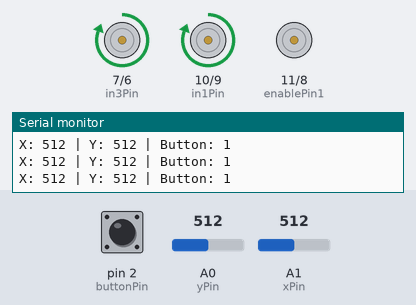
The sketch below on a simulated Arduino Uno, built with avr-gcc and run on an emulated ATmega328P. Shown: motor-driver pin pairs drawn as motors (green arrow = first pin HIGH = forward, orange = second pin HIGH = backward, longer = more drive), the last lines printed to the serial monitor. The test bench sets the inputs (shaded band); at power-on: A0 (yPin) = 512, A1 (xPin) = 512, pin 2 (buttonPin) HIGH.

Above: at 1.2 s.
1.3 s: A0 (yPin) set to 527
At 2.1 s:
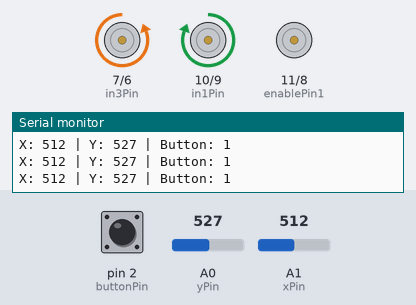
2.9 s: A1 (xPin) set to 522
At 3.9 s:
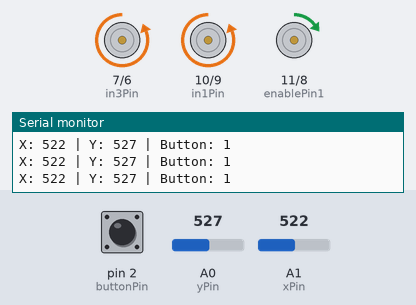
4.5 s: pin 2 (buttonPin) pulled LOW for 0.15 s
At 6.0 s:
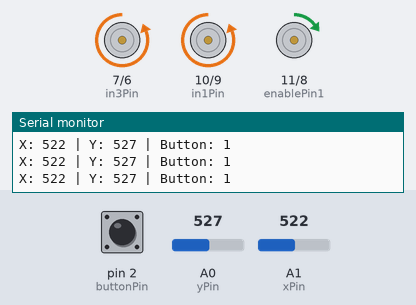
6.3 s: A1 (xPin) set to 511
At 7.6 s:
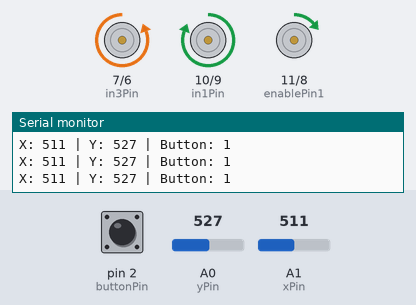
7.9 s: A0 (yPin) set to 511
At 9.2 s:
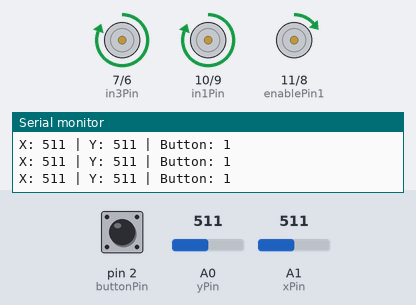
9.5 s: A1 (xPin) set to 306
At 10.1 s:
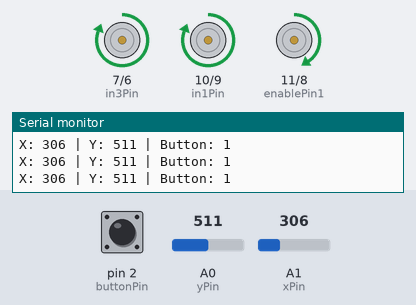
Timing chart, 0 to 12.1 s (numbered marks = the images above; inputs shaded):
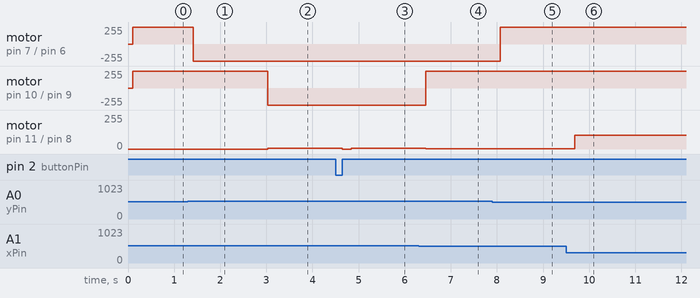

The sketch:

joystick_oled_motor.ino
```cpp
// joystick
int xPin = A1;
int yPin = A0;
int buttonPin = 2;

int xPosition = 0;
int yPosition = 0;
int buttonState = 0;

// motor1
int enablePin1 = 11;
int in1Pin = 10;
int in2Pin = 9;
int speed1 = 0;

// motor2
int enablePin2 = 8;
int in3Pin = 7;
int in4Pin = 6;
int speed2 = 0;

void setup() {
  Serial.begin(115200);

  pinMode(xPin, INPUT);
  pinMode(yPin, INPUT);

  // activate pull-up resistor on the push-button pin
  pinMode(buttonPin, INPUT_PULLUP);

  pinMode(enablePin1, OUTPUT);
  pinMode(in1Pin, OUTPUT);
  pinMode(in2Pin, OUTPUT);

  pinMode(enablePin2, OUTPUT);
  pinMode(in3Pin, OUTPUT);
  pinMode(in4Pin, OUTPUT);
}

void loop() {
  xPosition = analogRead(xPin);
  yPosition = analogRead(yPin);
  buttonState = digitalRead(buttonPin);

  Serial.print("X: "); Serial.print(xPosition);
  Serial.print(" | Y: "); Serial.print(yPosition);
  Serial.print(" | Button: "); Serial.println(buttonState);

  delay(100); // add some delay between reads

  if (buttonState == 1) {
    speed1 = map(xPosition,0,1023,-255,255);
    speed2 = map(yPosition,0,1023,-255,255);
    setMotor1(speed1);
    setMotor2(speed2);
  } else {
    setMotor1(255);
    setMotor2(255);
  }
}


void setMotor1(int speed) {
  boolean dir = (speed > 0) ? 1 : 0;
  analogWrite(enablePin1, abs(speed));
  digitalWrite(in1Pin, ! dir);
  digitalWrite(in2Pin, dir);
}
// can a better programmer make this easy for n motors, please?
void setMotor2(int speed) {
  boolean dir = (speed > 0) ? 1 : 0;
  analogWrite(enablePin2, abs(speed));
  digitalWrite(in3Pin, ! dir);
  digitalWrite(in4Pin, dir);
}
```

Measured:
- the behaviour switches between 513 and 514 on A0 (yPin) (found by bisection; images 0 and 1)
- the behaviour switches between 513 and 514 on A1 (xPin) (found by bisection; images 1 and 2)
- after the input at 1.3 s, motor on pin 7 (in3Pin) / pin 6 (in4Pin): forward 255/255 → backward 255/255 after 0.11 s
- after the input at 2.9 s, motor on pin 10 (in1Pin) / pin 9 (in2Pin): forward 255/255 → backward 255/255 after 0.13 s; motor on pin 11 (enablePin1) / pin 8 (enablePin2): stopped → forward 5/255 after 0.13 s
- after the input at 4.5 s, motor on pin 11 (enablePin1) / pin 8 (enablePin2): forward 5/255 → stopped after 0.14 s, → forward 5/255 0.20 s later
- after the input at 6.3 s, motor on pin 10 (in1Pin) / pin 9 (in2Pin): backward 255/255 → forward 255/255 after 0.16 s; motor on pin 11 (enablePin1) / pin 8 (enablePin2): forward 5/255 → forward 1/255 after 0.16 s
- after the input at 7.9 s, motor on pin 7 (in3Pin) / pin 6 (in4Pin): backward 255/255 → forward 255/255 after 0.18 s
- after the input at 9.5 s, motor on pin 11 (enablePin1) / pin 8 (enablePin2): forward 1/255 → forward 103/255 after 0.19 s
